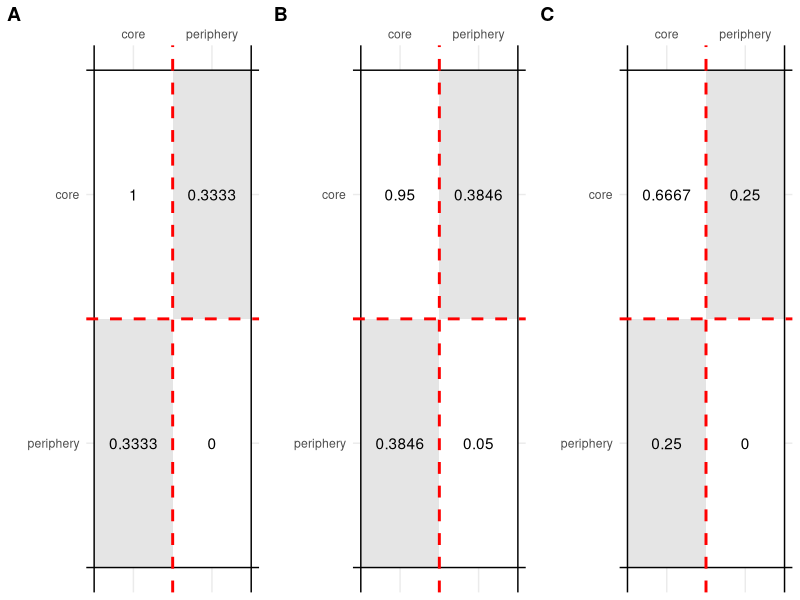
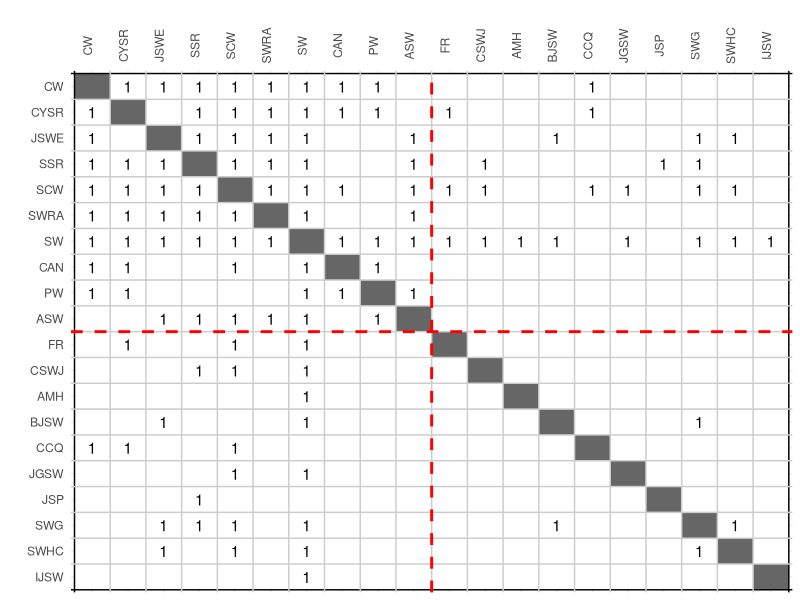
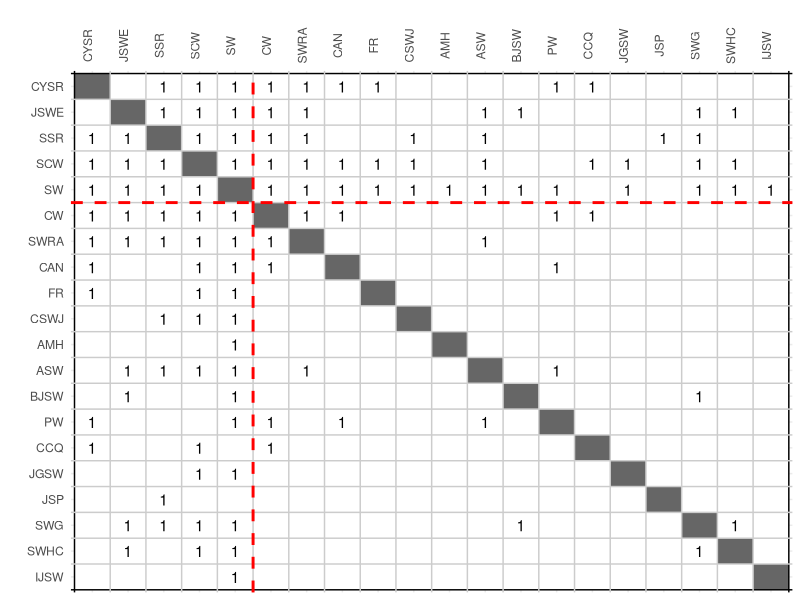

Generate these figures, in order, with R:
########################################################################################################################
## REVISING THE BORGATTI-EVERETT CORE-PERIPHERY MODEL
## (1) Figures
## R script written by [name removed for peer review]
## Date: Mar 5th, 2024
########################################################################################################################

# R PACKAGES REQUIRED
library(ggplot2);library(data.table);library(ggpubr);library(igraph)

# CLEAN ENVIRONMENT
rm(list=ls())

########################################################################################################################

# The three networks 

# BEFIG1
BEfig1 <- matrix(data=c(1,1,1,1,1,0,0,0,0,0,
                        1,1,1,1,0,1,1,1,0,0,
                        1,1,1,1,0,0,0,1,1,0,
                        1,1,1,1,1,0,0,0,0,1,
                        1,0,0,1,0,0,0,0,0,0,
                        0,1,0,0,0,0,0,0,0,0,
                        0,1,0,0,0,0,0,0,0,0,
                        0,1,1,0,0,0,0,0,0,0,
                        0,0,1,0,0,0,0,0,0,0,
                        0,0,0,1,0,0,0,0,0,0),
                 nrow=10,ncol=10,dimnames=list(1:10,1:10),byrow = TRUE)
# Send the diagonal to NA
diag(BEfig1) <- NA

# BAKER 
baker <- read.table('baker.txt',header=TRUE,sep='\t')
baker <- as.matrix(baker[,-1])
rownames(baker) <- colnames(baker) <- toupper(colnames(baker))

# Send the diagonal to NA
diag(baker) <- NA

# GALTUNG NETWORK

names <- c(paste('c',1:4,sep=''),paste('p',c(11,12,21,22,31,32,33,41,42),sep=''))
galtung <- matrix(data=c(1,1,0,1,1,1,0,0,0,0,0,0,0,
                         1,1,1,0,0,0,1,1,0,0,0,0,0,
                         0,1,1,1,0,0,0,0,1,1,1,0,0,
                         1,0,1,1,0,0,0,0,0,0,0,1,1,
                         1,0,0,0,0,0,0,0,0,0,0,0,0,
                         1,0,0,0,0,0,0,0,0,0,0,0,0,
                         0,1,0,0,0,0,0,0,0,0,0,0,0,
                         0,1,0,0,0,0,0,0,0,0,0,0,0,
                         0,0,1,0,0,0,0,0,0,0,0,0,0,
                         0,0,1,0,0,0,0,0,0,0,0,0,0,
                         0,0,1,0,0,0,0,0,0,0,0,0,0,
                         0,0,0,1,0,0,0,0,0,0,0,0,0,
                         0,0,0,1,0,0,0,0,0,0,0,0,0),
                  nrow=13,ncol=13,dimnames=list(names,names),byrow = TRUE)
# Send the diagonal to NA
diag(galtung) <- NA

########################################################################################################################

# NETWORK VISUALIZATIONS

f1 <- graph_from_adjacency_matrix(BEfig1,mode='undirected')
f2 <- graph_from_adjacency_matrix(baker,mode='undirected')
f3 <- graph_from_adjacency_matrix(galtung,mode='undirected')

jpeg(filename="Fig1.jpeg",width=12,height=4.5,units='in',res=500)
par(mfrow=c(1,3))
set.seed(0708)
plot.igraph(f1,
            vertex.color='grey80',vertex.size=28,
            edge.color='grey20',edge.width=3,
            layout=layout_with_fr(f1),
            main='BEfig1 example')
plot.igraph(f2,
            vertex.color='grey80',vertex.size=28,
            edge.color='grey20',edge.width=3,
            layout=layout_with_kk(f2),
            main="Baker example")
plot.igraph(f3,
            vertex.color='grey80',vertex.size=28,
            edge.color='grey20',edge.width=3,
            layout=layout_with_fr(f3),
            main="Galtung's feudal interaction structure")
dev.off()

rm(f1);rm(f2);rm(f3)
par(mfrow=c(1,1))

########################################################################################################################

# PARTITION VISUALIZATIONS

# BEFIG1

# Turn the matrix into data table
BEfig1dt <- as.data.table(reshape2::melt(BEfig1))

# Turn the values to a factor
BEfig1dt[,Var1 := factor(Var1)]
BEfig1dt[,Var2 := factor(Var2,levels=rev(1:10))]

# Visualizaton
# Set members of core, and members of periphery
core <- paste(1:4)
periphery <- paste(5:10)

p1 <- ggplot(data = BEfig1dt, aes(x = Var1, y = Var2)) +
  geom_tile(fill = ifelse(BEfig1dt$Var1 == BEfig1dt$Var2,'grey40',
                          ifelse(BEfig1dt$Var1 %in% core & BEfig1dt$Var2 %in% core,'white',
                                 ifelse(BEfig1dt$Var1 %in% periphery & BEfig1dt$Var2 %in% periphery,'white','grey90')))) +
  # borders of the matrix
  geom_vline(xintercept = c(0.5,10.5), color = 'black') +
  geom_hline(yintercept = c(0.5,10.5), color = 'black') +
  # border of the cells
  geom_vline(xintercept = seq(1.5,9.5,by=1), color = 'grey80') +
  geom_hline(yintercept = seq(1.5,9.5,by=1), color = 'grey80') +
  # partition of the blockmodel
  geom_vline(xintercept = 4.5, color = 'red',linetype='dashed',linewidth=1) +
  geom_hline(yintercept = 6.5, color = 'red',linetype='dashed',linewidth=1) +
  labs(x = '', y = '') +
  scale_x_discrete(position = "top") +
  geom_text(aes(label = ifelse(BEfig1dt$value == 1,value,''))) +
  theme_minimal() +
  theme(legend.position = 'none')

ggsave("Fig2.png", p1, width = 4, height = 4)

#############################

# BAKER

# Turn the matrix into data table
bakerdt <- as.data.table(reshape2::melt(baker))

# Turn the values to a factor
bakerdt[,Var1 := factor(Var1)]
bakerdt[,Var2 := factor(Var2,levels=rev(levels(bakerdt$Var1)))]

# VisualizatiOn
# Set members of core, and members of periphery
core <- rownames(baker)[1:7]
periphery <- rownames(baker)[!(rownames(baker) %in% core)]

p2 <- ggplot(data = bakerdt, aes(x = Var1, y = Var2)) +
  geom_tile(fill = ifelse(bakerdt$Var1 == bakerdt$Var2,'grey40',
                          ifelse(bakerdt$Var1 %in% core & bakerdt$Var2 %in% core,'white',
                                 ifelse(bakerdt$Var1 %in% periphery & bakerdt$Var2 %in% periphery,'white','grey90')))) +  
  # borders of the matrix
  geom_vline(xintercept = c(0.5,20.5), color = 'black') +
  geom_hline(yintercept = c(0.5,20.5), color = 'black') +
  # border of the cells
  geom_vline(xintercept = seq(1.5,19.5,by=1), color = 'grey80') +
  geom_hline(yintercept = seq(1.5,19.5,by=1), color = 'grey80') +
  # partition of the blockmodel
  geom_vline(xintercept = 7.5, color = 'red',linetype='dashed',linewidth=1) +
  geom_hline(yintercept = 13.5, color = 'red',linetype='dashed',linewidth=1) +
  labs(x = '', y = '') +
  scale_x_discrete(position = "top") +
  geom_text(aes(label = ifelse(bakerdt$value == 1,value,''))) +
  theme_minimal() +
  theme(legend.position = 'none') + 
  theme(axis.text.x = element_text(vjust = 1, angle = 90))  

#############################

# GALTUNG

# Turn the matrix into data table
galtungdt <- as.data.table(reshape2::melt(galtung))

# Turn the values to a factor
galtungdt[,Var1 := factor(Var1)]
galtungdt[,Var2 := factor(Var2,levels=rev(levels(galtungdt$Var1)))]

# Visualizaton
# Set members of core, and members of periphery
core <- rownames(galtung)[1:4]
periphery <- rownames(galtung)[!(rownames(galtung) %in% core)]

p3 <- ggplot(data = galtungdt, aes(x = Var1, y = Var2)) +
  geom_tile(fill = ifelse(galtungdt$Var1 == galtungdt$Var2,'grey40',
                          ifelse(galtungdt$Var1 %in% core & galtungdt$Var2 %in% core,'white',
                                 ifelse(galtungdt$Var1 %in% periphery & galtungdt$Var2 %in% periphery,'white','grey90')))) + 
  # borders of the matrix
  geom_vline(xintercept = c(0.5,13.5), color = 'black') +
  geom_hline(yintercept = c(0.5,13.5), color = 'black') +
  # border of the cells
  geom_vline(xintercept = seq(1.5,12.5,by=1), color = 'grey80') +
  geom_hline(yintercept = seq(1.5,12.5,by=1), color = 'grey80') +
  # partition of the blockmodel
  geom_vline(xintercept = 4.5, color = 'red',linetype='dashed',linewidth=1) +
  geom_hline(yintercept = 9.5, color = 'red',linetype='dashed',linewidth=1) +
  labs(x = '', y = '') +
  scale_x_discrete(position = "top") +
  geom_text(aes(label = ifelse(galtungdt$value == 1,value,''))) +
  theme_minimal() +
  theme(legend.position = 'none')

ggsave("Fig3.png",
       ggarrange(p2,p3,ncol=2,labels=c('A','B')),
       width =12, height = 6)

########################################################################################################################

# ALTERNATIVE IDEAL PATTERNS
core <- paste(1:4)
periphery <- paste(5:10)

# BEfig2
BEfig1dt[,ideal1 := ifelse(Var1 == Var2,NA,
                           ifelse(Var1 %in% core & Var2 %in% core,1,
                                  ifelse(Var1 %in% periphery & Var2 %in% periphery,0,0)))]
BEfig1dt[,ideal2 := ifelse(Var1 == Var2,NA,
                           ifelse(Var1 %in% core & Var2 %in% core,1,
                                  ifelse(Var1 %in% periphery & Var2 %in% periphery,0,1)))]
BEfig1dt[,ideal3 := ifelse(Var1 == Var2,NA,
                           ifelse(Var1 %in% core & Var2 %in% core,1,
                                  ifelse(Var1 %in% periphery & Var2 %in% periphery,0,1/3)))]

# Visualization
i1 <- ggplot(data = BEfig1dt, aes(x = Var1, y = Var2)) +
  geom_tile(fill = ifelse(BEfig1dt$Var1 == BEfig1dt$Var2,'grey40','white')) +
  # borders of the matrix
  geom_vline(xintercept = c(0.5,10.5), color = 'black') +
  geom_hline(yintercept = c(0.5,10.5), color = 'black') +
  # border of the cells
  geom_vline(xintercept = seq(1.5,9.5,by=1), color = 'grey80') +
  geom_hline(yintercept = seq(1.5,9.5,by=1), color = 'grey80') +
  # partition of the blockmodel
  geom_vline(xintercept = 4.5, color = 'red',linetype='dashed',linewidth=1) +
  geom_hline(yintercept = 6.5, color = 'red',linetype='dashed',linewidth=1) +
  labs(x = '', y = '') +
  scale_x_discrete(position = "top") +
  geom_text(aes(label = ifelse(BEfig1dt$ideal1 == 1,ideal1,''))) +
  theme_minimal() +
  theme(legend.position = 'none')

i2 <- ggplot(data = BEfig1dt, aes(x = Var1, y = Var2)) +
  geom_tile(fill = ifelse(BEfig1dt$Var1 == BEfig1dt$Var2,'grey40','white')) +
  # borders of the matrix
  geom_vline(xintercept = c(0.5,10.5), color = 'black') +
  geom_hline(yintercept = c(0.5,10.5), color = 'black') +
  # border of the cells
  geom_vline(xintercept = seq(1.5,9.5,by=1), color = 'grey80') +
  geom_hline(yintercept = seq(1.5,9.5,by=1), color = 'grey80') +
  # partition of the blockmodel
  geom_vline(xintercept = 4.5, color = 'red',linetype='dashed',linewidth=1) +
  geom_hline(yintercept = 6.5, color = 'red',linetype='dashed',linewidth=1) +
  labs(x = '', y = '') +
  scale_x_discrete(position = "top") +
  geom_text(aes(label = ifelse(BEfig1dt$ideal2 == 1,ideal2,''))) +
  theme_minimal() +
  theme(legend.position = 'none')

i3 <- ggplot(data = BEfig1dt, aes(x = Var1, y = Var2)) +
  geom_tile(fill = ifelse(BEfig1dt$Var1 == BEfig1dt$Var2,'grey40','white')) +
  # borders of the matrix
  geom_vline(xintercept = c(0.5,10.5), color = 'black') +
  geom_hline(yintercept = c(0.5,10.5), color = 'black') +
  # border of the cells
  geom_vline(xintercept = seq(1.5,9.5,by=1), color = 'grey80') +
  geom_hline(yintercept = seq(1.5,9.5,by=1), color = 'grey80') +
  # partition of the blockmodel
  geom_vline(xintercept = 4.5, color = 'red',linetype='dashed',linewidth=1) +
  geom_hline(yintercept = 6.5, color = 'red',linetype='dashed',linewidth=1) +
  labs(x = '', y = '') +
  scale_x_discrete(position = "top") +
  geom_text(aes(label = ifelse(BEfig1dt$ideal3 == 1,'1',
                               ifelse(BEfig1dt$ideal3 == 1/3,'1/3','')))) +
  theme_minimal() +
  theme(legend.position = 'none')

ggsave("Fig4.png",
       ggarrange(i1,i2,i3,ncol=3,labels=c('A','B','C')),
       width =12, height = 4)

########################################################################################################################

# BLOCK DENSITIES

# Ideal Blockmodel
reducedblock <- data.table(Var1 = rep(c('core','periphery'),each=2),
                           Var2 = rep(c('core','periphery'),times=2),
                           value = c(1,NA,NA,0))

reducedblock[,Var1 := factor(Var1)]
reducedblock[,Var2 := factor(Var2,levels=rev(levels(reducedblock$Var1)))]

# Reduced BEfig1
reducedBEfig1 <- reducedblock

reducedBEfig1$value[1] <- round(mean(BEfig1[1:4,1:4],na.rm=TRUE),4) # core
reducedBEfig1$value[2] <- reducedBEfig1$value[3] <- round(mean(BEfig1[5:10,1:4]),4) # cp/pc
reducedBEfig1$value[4] <- mean(BEfig1[5:10,5:10],na.rm=TRUE) # periphery

p3 <- ggplot(data = reducedBEfig1, aes(x = Var1, y = Var2)) +
  geom_tile(fill=ifelse(reducedBEfig1$Var1 == reducedBEfig1$Var2,'white','grey90')) +
  # borders of the matrix
  geom_vline(xintercept = c(0.5,2.5), color = 'black') +
  geom_hline(yintercept = c(0.5,2.5), color = 'black') +
  # border of the cells
  geom_vline(xintercept = 1.5, color = 'red',linetype='dashed',linewidth=1) +
  geom_hline(yintercept = 1.5, color = 'red',linetype='dashed',linewidth=1) +
  labs(x = '', y = '') +
  scale_x_discrete(position = "top") +
  geom_text(aes(label = reducedBEfig1$value)) +
  theme_minimal() +
  theme(legend.position = 'none')

#########################

# Reduced Baker
reducedbaker <- reducedblock

reducedbaker$value[1] <- round(mean(baker[1:7,1:7],na.rm=TRUE),2) # core
reducedbaker$value[2] <- reducedbaker$value[3] <- round(mean(baker[8:20,1:7]),4) # cp/pc
reducedbaker$value[4] <- round(mean(baker[8:20,8:20],na.rm=TRUE),2) # periphery

p4 <- ggplot(data = reducedbaker, aes(x = Var1, y = Var2)) +
  geom_tile(fill=ifelse(reducedbaker$Var1 == reducedbaker$Var2,'white','grey90')) +
  # borders of the matrix
  geom_vline(xintercept = c(0.5,2.5), color = 'black') +
  geom_hline(yintercept = c(0.5,2.5), color = 'black') +
  # border of the cells
  geom_vline(xintercept = 1.5, color = 'red',linetype='dashed',linewidth=1) +
  geom_hline(yintercept = 1.5, color = 'red',linetype='dashed',linewidth=1) +
  labs(x = '', y = '') +
  scale_x_discrete(position = "top") +
  geom_text(aes(label = reducedbaker$value)) +
  theme_minimal() +
  theme(legend.position = 'none')

#########################

# Reduced Galtung
reducedgaltung <- reducedblock

reducedgaltung$value[1] <- round(mean(galtung[1:4,1:4],na.rm=TRUE),4) # core
reducedgaltung$value[2] <- reducedgaltung$value[3] <- mean(galtung[5:13,1:4]) # cp/pc
reducedgaltung$value[4] <- mean(galtung[5:13,5:13],na.rm=TRUE) # periphery

p5 <- ggplot(data = reducedgaltung, aes(x = Var1, y = Var2)) +
  geom_tile(fill=ifelse(reducedgaltung$Var1 == reducedgaltung$Var2,'white','grey90')) +
  # borders of the matrix
  geom_vline(xintercept = c(0.5,2.5), color = 'black') +
  geom_hline(yintercept = c(0.5,2.5), color = 'black') +
  # border of the cells
  geom_vline(xintercept = 1.5, color = 'red',linetype='dashed',linewidth=1) +
  geom_hline(yintercept = 1.5, color = 'red',linetype='dashed',linewidth=1) +
  labs(x = '', y = '') +
  scale_x_discrete(position = "top") +
  geom_text(aes(label = reducedgaltung$value)) +
  theme_minimal() +
  theme(legend.position = 'none')

ggarrange(p3,p4,p5,ncol=3,labels=c('A','B','C'),width =10, height = 3)

########################################################################################################################

# ALTERNATIVE SOLUTIONS (BAKER)

# SECOND VERSION
neworder <- c(rownames(baker)[1:8],'PW','ASW',rownames(baker)[c(9:11,13,15:20)])

bakerdt2 <- bakerdt
bakerdt2[,Var1 := factor(Var1,levels=neworder)]
bakerdt2[,Var2 := factor(Var2,levels=rev(levels(bakerdt2$Var1)))]

# VisualizatiOn
core <- c(rownames(baker)[1:8],'PW','ASW')
periphery <- rownames(baker)[!(rownames(baker) %in% core)]

ggplot(data = bakerdt2, aes(x = Var1, y = Var2)) +
  geom_tile(fill = ifelse(bakerdt2$Var1 == bakerdt2$Var2,'grey40','white')) +
  # borders of the matrix
  geom_vline(xintercept = c(0.5,20.5), color = 'black') +
  geom_hline(yintercept = c(0.5,20.5), color = 'black') +
  # border of the cells
  geom_vline(xintercept = seq(1.5,19.5,by=1), color = 'grey80') +
  geom_hline(yintercept = seq(1.5,19.5,by=1), color = 'grey80') +
  # partition of the blockmodel
  geom_vline(xintercept = 10.5, color = 'red',linetype='dashed',linewidth=1) +
  geom_hline(yintercept = 10.5, color = 'red',linetype='dashed',linewidth=1) +
  labs(x = '', y = '') +
  scale_x_discrete(position = "top") +
  geom_text(aes(label = ifelse(bakerdt2$value == 1,value,''))) +
  theme_minimal() +
  theme(legend.position = 'none') + 
  theme(axis.text.x = element_text(vjust = 1, angle = 90))  

#########################

# THIRD VERSION
neworder2 <- c(rownames(baker)[2:5],'SW','CW','SWRA','CAN','FR','CSWJ','AMH','ASW','BJSW','PW',rownames(baker)[15:20])

bakerdt3 <- bakerdt
bakerdt3[,Var1 := factor(Var1,levels=neworder2)]
bakerdt3[,Var2 := factor(Var2,levels=rev(levels(bakerdt3$Var1)))]

# VisualizatiOn
core <- c('CYSR','JSWE','SSR','SCW','SW')
periphery <- rownames(baker)[!(rownames(baker) %in% core)]

ggplot(data = bakerdt3, aes(x = Var1, y = Var2)) +
  geom_tile(fill = ifelse(bakerdt3$Var1 == bakerdt3$Var2,'grey40','white')) +
  # borders of the matrix
  geom_vline(xintercept = c(0.5,20.5), color = 'black') +
  geom_hline(yintercept = c(0.5,20.5), color = 'black') +
  # border of the cells
  geom_vline(xintercept = seq(1.5,19.5,by=1), color = 'grey80') +
  geom_hline(yintercept = seq(1.5,19.5,by=1), color = 'grey80') +
  # partition of the blockmodel
  geom_vline(xintercept = 5.5, color = 'red',linetype='dashed',linewidth=1) +
  geom_hline(yintercept = 15.5, color = 'red',linetype='dashed',linewidth=1) +
  labs(x = '', y = '') +
  scale_x_discrete(position = "top") +
  geom_text(aes(label = ifelse(bakerdt3$value == 1,value,''))) +
  theme_minimal() +
  theme(legend.position = 'none') + 
  theme(axis.text.x = element_text(vjust = 1, angle = 90))  

########################################################################################################################

# FIGURE 5

# Ideal-pattern when inter-categorical ties are set to .2833 and .3833
BEfig1dt[,ideal4 := ifelse(ideal3 == 1/3,0.2833,ideal3)]
BEfig1dt[,ideal5 := ifelse(ideal3 == 1/3,0.3833,ideal3)]

# Corr test
cor.test(BEfig1dt$value,BEfig1dt$ideal3)
cor.test(BEfig1dt$value,BEfig1dt$ideal4)
cor.test(BEfig1dt$value,BEfig1dt$ideal5)

# To identify the block of each pair...
BEfig1dt[,block := ifelse(Var1 %in% 1:4 & Var2 %in% 1:4,'Core',
                 ifelse(Var1 %in% 5:10 & Var2 %in% 5:10,'Periphery','Inter-categorical'))]

ip1<- ggplot(data=BEfig1dt,aes(x=value,y=ideal3)) +
  geom_smooth(method='lm',se=FALSE,color='grey20') +
  geom_jitter(aes(fill=block,shape=block),width = 0.025, height = 0.025,alpha=2/3) +
  annotate("text",x=.15,y=.9,label = parse(text = "d == 0.3333")) +
  annotate("text",x=.15,y=.8,label = parse(text = "rho == 0.6686")) +  
  scale_shape_manual(values = c('Core'=24,'Inter-categorical'=23,'Periphery'=25)) +
  labs(x='',y='',fill='Block',shape='Block') +
  theme_bw() + theme(legend.position = 'top')

ip2 <- ggplot(data=BEfig1dt,aes(x=value,y=ideal4)) +
  geom_smooth(method='lm',se=FALSE,color='grey20') +
  geom_jitter(aes(fill=block,shape=block),width = 0.025, height = 0.025,alpha=2/3) +
  annotate("text",x=.15,y=.9,label = parse(text = "d == 0.2833")) +
  annotate("text",x=.15,y=.8,label = parse(text = "rho == 0.6664")) +  
  scale_shape_manual(values = c('Core'=24,'Inter-categorical'=23,'Periphery'=25)) +
  labs(x='',y='',fill='Block',shape='Block') +  theme_bw() + theme(legend.position = 'top') 

ip3 <- ggplot(data=BEfig1dt,aes(x=value,y=ideal5)) +
  geom_smooth(method='lm',se=FALSE,color='grey20') +
  geom_jitter(aes(fill=block,shape=block),width = 0.025, height = 0.025,alpha=2/3) +
  annotate("text",x=.15,y=.9,label = parse(text = "d == 0.3833")) +
  annotate("text",x=.15,y=.8,label = parse(text = "rho == 0.6665")) +  
  scale_shape_manual(values = c('Core'=24,'Inter-categorical'=23,'Periphery'=25)) +
  labs(x='Observed',y='',fill='Block',shape='Block') +  theme_bw() + theme(legend.position = 'top')

##########################

# EXACT-DENSITY BLOCK

BEfig1dt[,edb1 := value]
BEfig1dt[,edb2 := value]

# Remove a tie
BEfig1dt[Var1 == 1 & Var2 == 5]$edb1 <- BEfig1dt[Var1 == 5 & Var2 == 1]$edb1 <- 0
# Add a tie
BEfig1dt[Var1 == 1 & Var2 == 6]$edb2 <- BEfig1dt[Var1 == 6 & Var2 == 1]$edb2 <- 1

# Correlation
cor.test(BEfig1dt$value,BEfig1dt$value)
cor.test(BEfig1dt$value,BEfig1dt$edb1)
cor.test(BEfig1dt$value,BEfig1dt$edb2)

edb1 <- ggplot(data=BEfig1dt,aes(x=value,y=value)) +
  geom_smooth(method='lm',se=FALSE,color='grey20') +
  geom_jitter(aes(fill=block,shape=block),width = 0.025, height = 0.025,alpha=2/3) +
  annotate("text",x=.15,y=.9,label = parse(text = "d == 0.3333")) +
  annotate("text",x=.15,y=.8,label = parse(text = "rho == 1")) +  
  scale_shape_manual(values = c('Core'=24,'Inter-categorical'=23,'Periphery'=25)) +
  labs(x='',y='Ideal',fill='Block',shape='Block') +  theme_bw() + theme(legend.position = 'top')

edb2 <- ggplot(data=BEfig1dt,aes(x=value,y=edb1)) +
  geom_smooth(method='lm',se=FALSE,color='grey20') +
  geom_jitter(aes(fill=block,shape=block),width = 0.025, height = 0.025,alpha=2/3) +
  annotate("text",x=.15,y=.9,label = parse(text = "d == 0.2833")) +
  annotate("text",x=.15,y=.8,label = parse(text = "rho == 0.9484")) +  
  scale_shape_manual(values = c('Core'=24,'Inter-categorical'=23,'Periphery'=25)) +
  labs(x='',y='Ideal',fill='Block',shape='Block') +  theme_bw() + theme(legend.position = 'top')

edb3 <- ggplot(data=BEfig1dt,aes(x=value,y=edb2)) +
  geom_smooth(method='lm',se=FALSE,color='grey20') +
  geom_jitter(aes(fill=block,shape=block),width = 0.025, height = 0.025,alpha=2/3) +
  annotate("text",x=.15,y=.9,label = parse(text = "d == 0.3833")) +
  annotate("text",x=.15,y=.8,label = parse(text = "rho == 0.9504")) +  
  scale_shape_manual(values = c('Core'=24,'Inter-categorical'=23,'Periphery'=25)) +
  labs(x='Observed',y='Ideal',fill='Block',shape='Block') +  theme_bw() + theme(legend.position = 'top')

ggsave("Fig5.png",
       ggarrange(edb1,ip1,edb2,ip2,edb3,ip3,
                 nrow=3,ncol=2,labels=c('A','B','C','D','E','F'),common.legend = TRUE),
       width=6,height=9)

########################################################################################################################

# P-CORE

core <- data.table(Var1 = rep(1:5,time=5),
                   Var2 = rep(1:5,each=5),
                   value = c(NA,1,1,0,1,
                             0,NA,0,1,1,
                             1,1,NA,1,1,
                             1,0,0,NA,0,
                             0,1,0,1,NA))

core[,Var1 := factor(Var1)]
core[,Var2 := factor(Var2,levels=rev(1:5))]

p1 <- ggplot(data = core,
             aes(x = Var1, y = Var2)) +
  geom_tile(fill=ifelse(core$Var1 == core$Var2,'grey40','white')) +
  # borders of the matrix
  geom_vline(xintercept = c(0.5,5.5), color = 'black') +
  geom_hline(yintercept = c(0.5,5.5), color = 'black') +
  # border of the cells
  geom_vline(xintercept = seq(1.5,4.5,by=1), color = 'grey80') +
  geom_hline(yintercept = seq(1.5,4.5,by=1), color = 'grey80') +
  labs(x = '', y = '') +
  scale_x_discrete(position = "top") +
  geom_text(aes(label = ifelse(core$value == 1,1,''))) +
  theme_minimal() +
  theme(legend.position = 'none',axis.text.x=element_blank(),axis.text.y=element_blank())

# Rearranged the values
core[,value2 := c(1,1,1,0,NA,
                  1,1,0,0,NA,
                  1,1,1,1,NA,
                  1,0,0,0,NA,
                  1,1,0,0,NA)]

p2 <- ggplot(data = core,
             aes(x = Var1, y = Var2)) +
  geom_tile(fill=ifelse(is.na(core$value2),'grey40','white')) +
  # borders of the matrix
  geom_vline(xintercept = c(0.5,5.5), color = 'black') +
  geom_hline(yintercept = c(0.5,5.5), color = 'black') +
  # border of the cells
  geom_vline(xintercept = seq(1.5,4.5,by=1), color = 'grey80') +
  geom_hline(yintercept = seq(1.5,4.5,by=1), color = 'grey80') +
  labs(x = '', y = '') +
  scale_x_discrete(position = "top") +
  geom_text(aes(label = ifelse(core$value2 == 1,1,''))) +
  theme_minimal() +
  theme(legend.position = 'none',axis.text.x=element_blank(),axis.text.y=element_blank())

core[,value3 := c(1,1,1,1,1,
                  1,1,0,1,1,
                  0,1,0,1,1,
                  0,0,0,0,0,
                  NA,NA,NA,NA,NA)]

p3 <- ggplot(data = core,
             aes(x = Var1, y = Var2)) +
  geom_tile(fill=ifelse(is.na(core$value3),'grey40','white')) +
  # borders of the matrix
  geom_vline(xintercept = c(0.5,5.5), color = 'black') +
  geom_hline(yintercept = c(0.5,5.5), color = 'black') +
  # border of the cells
  geom_vline(xintercept = seq(1.5,4.5,by=1), color = 'grey80') +
  geom_hline(yintercept = seq(1.5,4.5,by=1), color = 'grey80') +
  labs(x = '', y = '') +
  scale_x_discrete(position = "top") +
  geom_text(aes(label = ifelse(core$value3 == 1,1,''))) +
  theme_minimal() +
  theme(legend.position = 'none',axis.text.x=element_blank(),axis.text.y=element_blank())

# Ideal blocks
core[,ideal1 := c(1,1,1,0,NA,
                  1,1,0,0,NA,
                  1,1,1,1,NA,
                  1,1,0,0,NA,
                  1,1,0,0,NA)]

p4 <- ggplot(data = core,
       aes(x = Var1, y = Var2)) +
  geom_tile(fill=ifelse(is.na(core$value2),'grey40',
                        ifelse(core$Var1 %in% 1:2, 'darkseagreen1','white'))) +
  # borders of the matrix
  geom_vline(xintercept = c(0.5,5.5), color = 'black') +
  geom_hline(yintercept = c(0.5,5.5), color = 'black') +
  # border of the cells
  geom_vline(xintercept = seq(1.5,4.5,by=1), color = 'grey80') +
  geom_hline(yintercept = seq(1.5,4.5,by=1), color = 'grey80') +
  # Cut-off point (0.75 p-core)
  geom_vline(xintercept = 2.5, color = 'darkseagreen4',linetype='dashed',linewidth=1) +
  labs(x = '', y = '') +
  scale_x_discrete(position = "top") +
  geom_text(aes(label = ifelse(core$ideal1 == 1,1,''))) +
  theme_minimal() +
  theme(legend.position = 'none',axis.text.x=element_blank(),axis.text.y=element_blank())

core[,ideal2 := c(1,1,1,1,1,
                  1,1,1,1,1,
                  0,1,0,1,1,
                  0,0,0,0,0,
                  NA,NA,NA,NA,NA)]

p5 <- ggplot(data = core,
       aes(x = Var1, y = Var2)) +
  geom_tile(fill=ifelse(is.na(core$value3),'grey40',
                        ifelse(core$Var2 %in% 1:2, 'darkseagreen1','white'))) +  # borders of the matrix
  geom_vline(xintercept = c(0.5,5.5), color = 'black') +
  geom_hline(yintercept = c(0.5,5.5), color = 'black') +
  # border of the cells
  geom_vline(xintercept = seq(1.5,4.5,by=1), color = 'grey80') +
  geom_hline(yintercept = seq(1.5,4.5,by=1), color = 'grey80') +
  # Cut-off point (0.75 p-core)
  geom_hline(yintercept = 3.5, color = 'darkseagreen4',linetype='dashed',linewidth=1) +
  labs(x = '', y = '') +
  scale_x_discrete(position = "top") +
  geom_text(aes(label = ifelse(core$ideal2 == 1,1,''))) +
  theme_minimal() +
  theme(legend.position = 'none',axis.text.x=element_blank(),axis.text.y=element_blank())

# Visualization
empty_plot <- ggplot() + theme_void()

ggsave("Fig6.png",
       ggarrange(ggarrange(empty_plot,p1,empty_plot,ncol=1,labels=c('','A',''),heights = c(1,2,1)),
                 ggarrange(p2,p4,p3,p5,nrow=2,ncol=2,labels=c('B','D','C','E')),
                 ncol=2,widths = c(1,2)),
       width=6,height=4)

########################################################################################################################